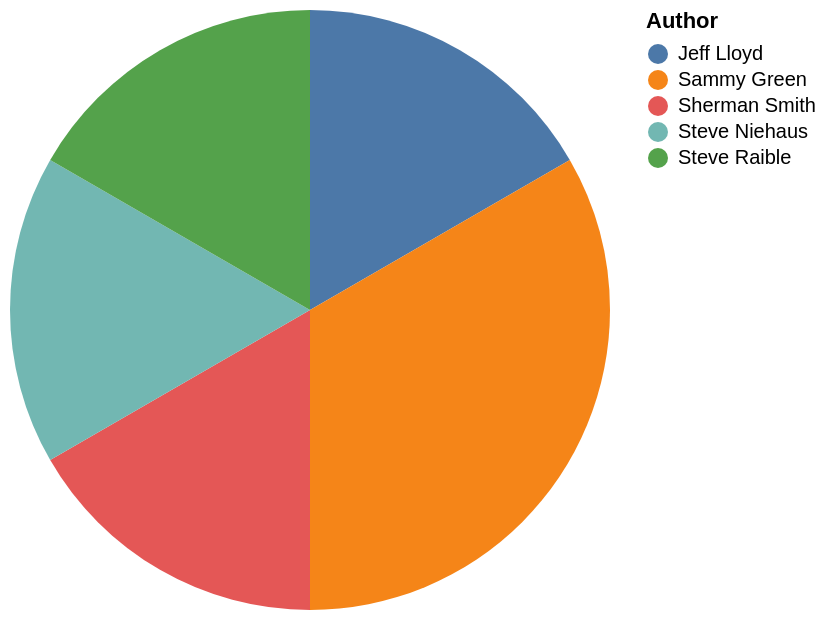

Describe this chart as a Vega-Lite specification.
### Vega-Lite specification from a JSON file in a GitHub repository (floating-point values rounded to 4 significant figures)
{"data": {"values": [{"x_data": "Jeff Lloyd", "y_data": 1}, {"x_data": "Sammy Green", "y_data": 2}, {"x_data": "Sherman Smith", "y_data": 1}, {"x_data": "Steve Niehaus", "y_data": 1}, {"x_data": "Steve Raible", "y_data": 1}]}, "mark": "arc", "encoding": {"theta": {"field": "y_data", "type": "quantitative", "title": "COUNT(Author)"}, "color": {"field": "x_data", "type": "nominal", "title": "Author"}}}
